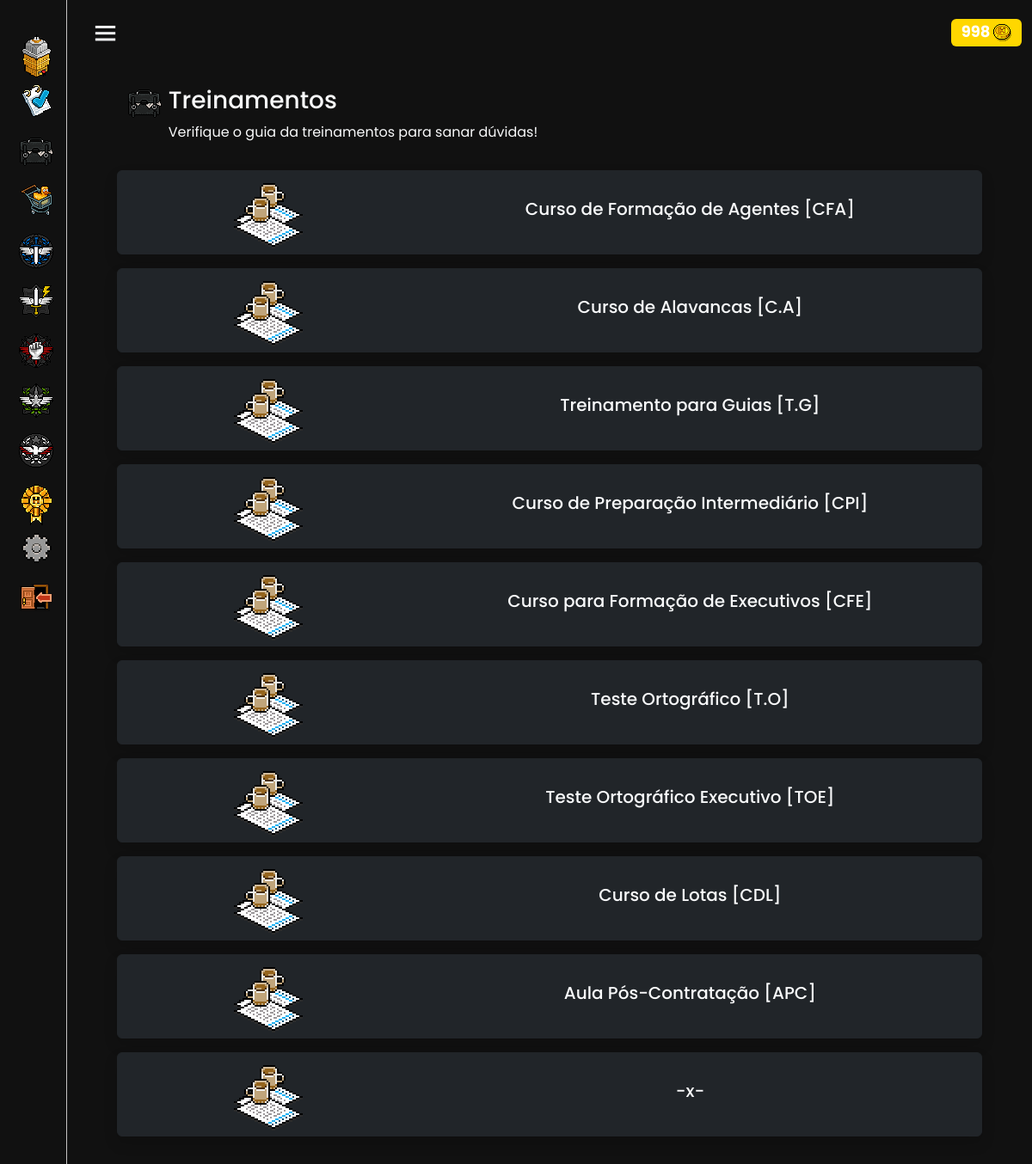
/system/dpe/treinamentos/ (signed in), run on the app's committed database.
### ControleDeAcesso/models.py (models this page shows, shortened)
class PolicialUsuario(AbstractUser):
    username = models.CharField(
        _('username'),
        max_length=150,
        unique=True,
        validators=[RegexValidator(
            regex=r'^[a-zA-Z0-9@_:.,\-!=]+$',
            message=_('Enter a valid username. This value may contain only letters (uppercase and lowercase), numbers, @, :, -, and _ characters.'),
            code='invalid_username',
        )],
        help_text=_('150 characters or fewer. Letters (uppercase and lowercase), digits, @, :, -, and _ only.'),
    )
    patente = models.CharField(choices=CARGOS, blank=False, null=False, max_length=50, default='Agente')
    moedas = models.IntegerField(default=0, editable=True)
    ultimo_acesso = models.DateTimeField(null=True, blank=True)
    objects = CustomUserManager()
    patente_order = models.IntegerField(default=0, editable=False)
    slug = models.SlugField(unique=True, blank=True, null=True)
    status = models.CharField(choices=STATUS, blank=False, null=False, max_length=50, default='Ativo')

### System/models.py (models this page shows, shortened)
class Treinamentos(models.Model):
    solicitante = models.ForeignKey(get_user_model(), on_delete=models.CASCADE,blank=True, null=True, related_name='solicitantetreinamentos')
    titulo = models.TextField(blank=False, null=True, max_length=100)
    treinamento = CKEditor5Field('Treinamentos', config_name='extends', default=' ')
    datatime = models.DateTimeField(default=timezone.now)

### System/views.py (the view)
# urls.py: path('dpe/treinamentos/', TreinamentosView.as_view(), name='Treinamentos'),
class TreinamentosView(LoginRequiredMixin,ListView):
    model = Treinamentos
    template_name = 'Treinamentos.html'
    context_object_name = 'treinamentos'
    def get_context_data(self, **kwargs):
        context = super().get_context_data(**kwargs)
        context["alistados"] = PolicialUsuario.objects.order_by('-id')[:5]
        return context

### Templates/Treinamentos.html (shortened to what this page needs)
{% extends "Index.html" %}
{% load static %}
{% block main %}
<div class="container mb-3 m-auto text-light">
        <div class="mt-3 m-auto col-11">
            <div class="container d-flex mt-4">
                <div>
                  <img class="px" src="{% static 'bolsa2.gif'%}" alt="">
                  </div>
                <div class="ms-2">
                <h3>Treinamentos</h3>
                <p> Verifique o guia da treinamentos para sanar dúvidas! </p>
                </div>
              </div>
              {% for treinamento in treinamentos %}
                <a class="btn bg-pt btn-dark mb-3 col-12 shadow" data-bs-toggle="collapse" href="#{{treinamento.pk}}" role="button" aria-expanded="false" aria-controls="{{treinamento.pk}}">
                    <div class="d-flex">
                        <div class="col-4 mt-md-3 mt-5 mb-2">
                            <div class="rounded-circle mb-md-0 mb-sm-4 mx-auto px" style="background: url({% static 'treinamentos2.gif' %}) center center no-repeat; width: 60px; height: 60px;transform: scale(2.0);">
                            </div>
                        </div>
                        <div class="col-8 m-auto">
                            <div class="container text-light">
                                <h5>{{treinamento.titulo}}</h5>
                              </div>
                        </div>
                    </div>
                </a>
              {% endfor %}
        </div>
  </div>
{% endblock main %}

### Templates/Index.html (shortened to what this page needs)
{% load static %}
<html lang="en">
<head>
    <link href="{% static 'mode/style.css' %}" rel="stylesheet">
    <link href="/static/django_ckeditor_5/dist/styles.css" media="all" rel="stylesheet">
    <link rel="stylesheet" href="https://cdnjs.cloudflare.com/ajax/libs/font-awesome/6.4.0/css/all.min.css" />
    <link href='https://unpkg.com/boxicons@2.0.7/css/boxicons.min.css' rel='stylesheet'>
    <link href="https://cdn.jsdelivr.net/npm/bootstrap@5.3.3/dist/css/bootstrap.min.css" rel="stylesheet">
    <body style="background-color: #111111;">
        <div class="sidebar close">
          <div class="logo-details">
        </div>
          <ul class="nav-links">
            <li>
              <a href="{% url "PainelPrincipal" %}">
                <i class='bx'>
                  <img class="px" width="35px" src="{% static "home.gif" %}" alt="">
                </i>
              </a>
            </li>
            <li class="mt-2">
              <div class="iocn-link">
                <a href="#">
                  <i class='bx'>
                    <img class="px" width="35px" src="{% static "relatorio.png" %}" alt="">
                  </i>
                </a>
              </div>
            </li>
            <li class="mt-2">
              <div class="iocn-link">
                <a href="#">
                  <i class='bx'>
                    <img class="px" width="40px" src="{% static "bolsa2.gif" %}" alt="">
                  </i>
                </a>
              </div>
            </li>
            <li class="mt-2">
              <div class="iocn-link">
                <a href="#">
                  <i class='bx'>
                    <img class="px" width="37px" src="{% static "loja.png" %}" alt="">
                  </i>
                </a>
              </div>
            </li>
            {% if GuiaDpE or MinistroDpE or STAFF %}
            <li class="mt-2">
              <div class="iocn-link">
                <a href="#">
                  <i class='bx'>
                    <img class="px" width="40px" src="{% static "dpe.gif" %}" alt="">
                  </i>
                </a>
              </div>
            </li>
            {% endif %}
            {% if STAFF or MEMBRODPL or LDPL or MINISTRODPL %}
            <li class="mt-2">
              <div class="iocn-link">
                <a href="#">
                  <i class='bx'>
                    <img class="px" width="40px" src="{% static "dpl.gif" %}" alt="">
                  </i>
                </a>
              </div>
            </li>
            {% endif %}
            {% if STAFF or MEMBRODPO or LDPO or MINISTRODPO %}
            <li class="mt-2">
              <div class="iocn-link">
                <a href="#">
                  <i class='bx'>
                    <img class="px" width="40px" src="{% static "dpo.gif" %}" alt="">
                  </i>
                </a>
              </div>
            </li>
            {% endif %}
            {% if STAFF or Analista or LDRH or MINISTRODRH %}
            <li class="mt-2">
              <div class="iocn-link">
                <a href="#">
                  <i class='bx'>
                    <img class="px" width="40px" src="{% static "drh.gif" %}" alt="">
                  </i>
                </a>
              </div>
            </li>
            {% endif %}
            <li class="mt-2">
              <div class="iocn-link">
                <a href="#">
                  <i class='bx'>
                    <img class="px" width="40px" src="{% static "jn.gif" %}" alt="">
                  </i>
                </a>
              </div>
            </li>
            {% if STAFF %}
            <li class="mt-2">
              <div class="iocn-link">
                <a href="#">
                  <i class='bx'>
                    <img class="px" width="50px" src="{% static "staff.gif" %}" alt="">
                  </i>
                </a>
              </div>
            </li>
            {% endif %}
            <li class="mt-2">
              <div class="iocn-link">
                <a href="#">
                  <i class='bx'>
                    <img class="px" width="35px" src="{% static "config.png" %}" alt="">
                  </i>
                </a>
              </div>
            </li>
              <li class="mt-2">
                <a href="{% url "Logout" %}">
                  <i class='bx'>
                    <img class="px" width="40px" src="{% static "logout.png" %}" alt="">
                  </i>
                </a>
              </li>
      </ul>
        </div>
        <section class="home-section">
          <nav class="navbar bg-nav">
            <div class="container-fluid">
                <div class="home-content">
                  <i class='bx bx-menu text-light' ></i>
                </div>
                <div class="d-flex">
                  <div class="container mt-2 me-2">
                    <h4><span class="badge" style="background-color: gold; position: relative; left: 20px;">{{request.user.moedas}}  <img src="{% static 'coin.png' %}" alt="">
                    </span></h4>
                </div>
            </div>
          </div>
          </nav>
          {% block main %}
          {% endblock main %}
        </section>
      </body>
</html>

### Arquivos/mode/style.css (style rules this page uses)
* { margin: 0; padding: 0; box-sizing: border-box; font-family: 'Poppins', sans-serif; }
.px { image-rendering: pixelated; image-rendering: -o-crisp-edges; image-rendering: -moz-crisp-edges; image-rendering: crisp-edges; }
.bg-nav { background-color: #111111; }
.sidebar { position: fixed; top: 0; left: 0; height: 100%; width: 260px; background-color: #111111; border-right: solid #c6c4c4 1px; border-left: solid #111111 3px; z-index: 100; transition: all 0.5s ease; }
.sidebar.close { width: 78px; background: #111111; transition: all 0.4s ease; }
.sidebar .logo-details { background-color: #111111; height: 170px; width: 100%; position: relative; top: -10px; transition: all 0.4s ease; }
.sidebar.close .logo-details { background-color: #111111; height: 80px; width: 100%; position: relative; top: -10px; }
.sidebar .nav-links { height: 100%; padding: 10px 0 150px 0; overflow: auto; }
.sidebar.close .nav-links { overflow: auto; position: relative; top: -50px; }
.sidebar .nav-links li { position: relative; list-style: none; transition: all 0.4s ease; }
.sidebar .nav-links li .iocn-link { display: flex; align-items: center; justify-content: space-between; }
.sidebar.close .nav-links li .iocn-link { display: block }
.sidebar .nav-links li i { height: 50px; min-width: 78px; text-align: center; line-height: 50px; color: #fff; font-size: 20px; cursor: pointer; transition: all 0.3s ease; }
.sidebar .nav-links li a { display: flex; align-items: center; text-decoration: none; }
.home-section { background-color: #111111; position: relative; left: 260px; width: calc(100% - 260px); transition: all 0.5s ease; }
.sidebar.close ~ .home-section { left: 78px; width: calc(100% - 78px); }
.home-section .home-content { height: 60px; display: flex; align-items: center; }
.home-section .home-content .bx-menu, .home-section .home-content .text { color: #11101d; font-size: 35px; }
.home-section .home-content .bx-menu { margin: 0 15px; cursor: pointer; }

### data on the page
PolicialUsuario: user.moedas "998"
Treinamentos: titulo "Curso de Formação de Agentes [CFA]"
Treinamentos: titulo "Curso de Alavancas [C.A]"
Treinamentos: titulo "Treinamento para Guias [T.G]"
Treinamentos: titulo "Curso de Preparação Intermediário [CPI]"
Treinamentos: titulo "Curso para Formação de Executivos [CFE]"
Treinamentos: titulo "Teste Ortográfico [T.O]"
Treinamentos: titulo "Teste Ortográfico Executivo [TOE]"
Treinamentos: titulo "Curso de Lotas [CDL]"
Treinamentos: titulo "Aula Pós-Contratação [APC]"
Treinamentos: titulo "-x-"
